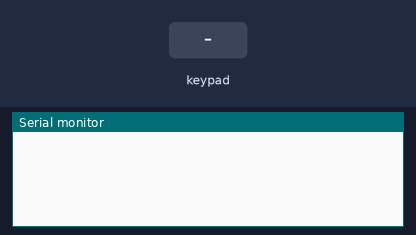
Recording of a sketch running on a simulated Arduino Uno, built with avr-gcc and run on an emulated ATmega328P. Parts: the last lines printed to the serial monitor. Inputs (shaded band) come from the test bench. EEPROM starts erased.

Above: at 1.2 s.
1.3 s: key 'A' pressed
At 2.4 s:
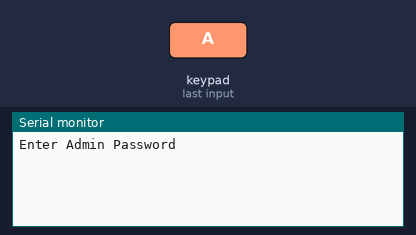
2.8 s: keypad keys 9 6 3 2 pressed 0.4 s apart
At 5.2 s:
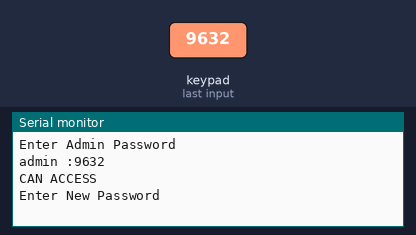
5.9 s: keypad keys 9 6 3 2 # pressed 0.4 s apart
At 7.37 s:
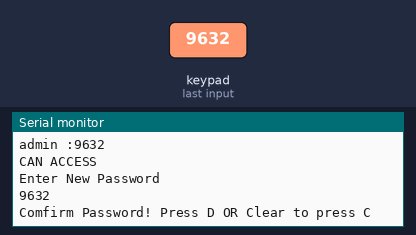
9.4 s: keypad keys 9 6 3 2 D pressed 0.4 s apart
At 12.2 s:
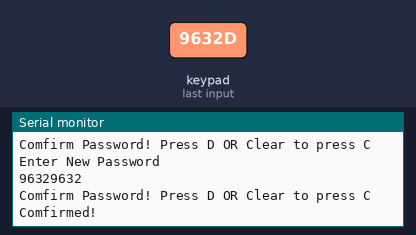
12.9 s: key 'B' pressed
At 13.8 s:
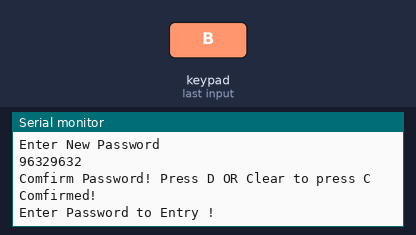
14.4 s: keypad keys 9 6 3 2 * pressed 0.4 s apart
At 16.0 s:
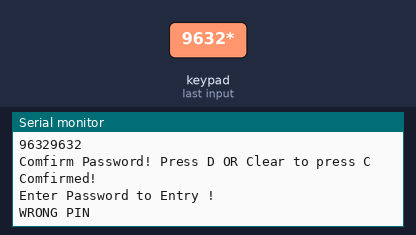

The sketch:

finalized.ino
```cpp
#include <EEPROMex.h>
#include <Keypad.h>

String adminPW="9632";
String pinadmin="";
byte rowPins[4]={2,3,4,5};
byte colPins[4]={6,7,8,9};

String myPin="1234";
String pin;
String newPin="";
int count=0;
int j;
int i=0;
int m=0;
int count1;
boolean flag =false;

char keys[4][4]={{'1','2','3','A'},
{'4','5','6','B'},
{'7','8','9','C'},
{'*','0','#','D'}};
Keypad newKeyPad = Keypad(makeKeymap(keys),rowPins,colPins,4,4);

void setup() {
  Serial.begin(19200);

}

void loop() {
  j=EEPROM.read(101);
  char newK = newKeyPad.getKey();
  switch (newK){

  case 'A':

      Serial.println("Enter Admin Password");
      while (m<4){
        char key2 = newKeyPad.getKey();
        if (key2 !=NO_KEY){
          pinadmin += String(key2);
          m+=1;
        }
      }
      Serial.println("admin :"+pinadmin);
      if (adminPW==pinadmin){
          Serial.println("CAN ACCESS");
          m=0;
          while(true){
            Serial.println("Enter New Password");
            while (m<4){
              char key1 = newKeyPad.getKey();
                if (key1 !=NO_KEY){
                  pin += String(key1);
                  m+=1;
                }
            }
          m=0;
          Serial.println(pin);
          Serial.println("Comfirm Password! Press D OR Clear to press C");
          char key3= newKeyPad.waitForKey();
          if (key3=='D'){
            Serial.println("Comfirmed!");
            count=pin.toInt();
            pin="";
            EEPROM.write(j,count);
            j+=1;
            EEPROM.write(101,j);
            break;
          }
          else if(key3=='C'){
            pin="";
          }
        }
       }
       else{
          Serial.println("Wrong  Admin Password");}
          pinadmin="";
          pin="";
          m=0;
          break;

    case 'B':
      Serial.println("Enter Password to Entry !");
      while (i<4){
        char key = newKeyPad.getKey();
        if (key !=NO_KEY){
          newPin += String(key);
          i+=1;
        }
      }
      i=0;
      EEPROM.write(100,newPin.toInt());
      for(int k=0;k<j;k++){
        Serial.println(count1);
        if (EEPROM.read(k) == EEPROM.read(100) ){
            flag=true;
            break;
        }else{
          flag=false;
        }
      }
      if (flag==true){
        digitalWrite(12,HIGH);
        Serial.println("CAN ACCESS");
      }else{
        Serial.println("WRONG PIN");
      }

      newPin="";
      break;
  }
  }
```

Measured:
- after the input at 1.3 s, the serial monitor: prints a new line at once (image 1)
- after the input at 2.8 s, the serial monitor: prints a new line after 1.2 s (image 2)
- after the input at 5.9 s, the serial monitor: prints a new line after 1.2 s (image 3)
- after the input at 9.4 s, the serial monitor: prints a new line after 1.2 s (image 4)
- after the input at 12.9 s, the serial monitor: prints a new line at once (image 5)
- after the input at 14.4 s, the serial monitor: prints a new line after 1.2 s (image 6)
